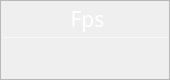
                   <widget class="QFrame" name="Fps_QF">
                    <property name="minimumSize">
                     <size>
                      <width>170</width>
                      <height>80</height>
                     </size>
                    </property>
                    <property name="maximumSize">
                     <size>
                      <width>170</width>
                      <height>80</height>
                     </size>
                    </property>
                    <property name="toolTipDuration">
                     <number>0</number>
                    </property>
                    <property name="styleSheet">
                     <string notr="true">QFrame#Fps_QF{
color: rgb(255, 255, 255);
border-radius: 15px;
background-color: qradialgradient(cx:0, cy:0, radius:1, fx:0.1, fy:0.1, stop:0 rgb(24, 32, 55),  stop:1 rgb(24, 32, 55));
border: 1px outset rgb(153, 117, 219)
}
</string>
                    </property>
                    <property name="frameShape">
                     <enum>QFrame::StyledPanel</enum>
                    </property>
                    <property name="frameShadow">
                     <enum>QFrame::Raised</enum>
                    </property>
                    <layout class="QVBoxLayout" name="verticalLayout_11" stretch="0,0,0">
                     <property name="spacing">
                      <number>0</number>
                     </property>
                     <property name="leftMargin">
                      <number>0</number>
                     </property>
                     <property name="topMargin">
                      <number>0</number>
                     </property>
                     <property name="rightMargin">
                      <number>0</number>
                     </property>
                     <property name="bottomMargin">
                      <number>0</number>
                     </property>
                     <item>
                      <widget class="QFrame" name="Fps_top">
                       <property name="styleSheet">
                        <string notr="true">border:none</string>
                       </property>
                       <property name="frameShape">
                        <enum>QFrame::StyledPanel</enum>
                       </property>
                       <property name="frameShadow">
                        <enum>QFrame::Raised</enum>
                       </property>
                       <layout class="QHBoxLayout" name="horizontalLayout_8">
                        <property name="spacing">
                         <number>0</number>
                        </property>
                        <property name="leftMargin">
                         <number>0</number>
                        </property>
                        <property name="topMargin">
                         <number>3</number>
                        </property>
                        <property name="rightMargin">
                         <number>7</number>
                        </property>
                        <property name="bottomMargin">
                         <number>3</number>
                        </property>
                        <item>
                         <widget class="QLabel" name="label_7">
                          <property name="maximumSize">
                           <size>
                            <width>16777215</width>
                            <height>30</height>
                           </size>
                          </property>
                          <property name="font">
                           <font>
                            <family>Technic</family>
                            <pointsize>16</pointsize>
                            <weight>50</weight>
                            <italic>false</italic>
                            <bold>false</bold>
                           </font>
                          </property>
                          <property name="styleSheet">
                           <string notr="true">color: rgb(255, 255, 255);
padding-left:12px;
font: 16pt&quot;Technic&quot;;</string>
                          </property>
                          <property name="midLineWidth">
                           <number>-1</number>
                          </property>
                          <property name="text">
                           <string>Fps</string>
                          </property>
                          <property name="alignment">
                           <set>Qt::AlignCenter</set>
                          </property>
                          <property name="wordWrap">
                           <bool>false</bool>
                          </property>
                          <property name="indent">
                           <number>0</number>
                          </property>
                         </widget>
                        </item>
                       </layout>
                      </widget>
                     </item>
                     <item>
                      <widget class="Line" name="line_4">
                       <property name="maximumSize">
                        <size>
                         <width>16777215</width>
                         <height>1</height>
                        </size>
                       </property>
                       <property name="styleSheet">
                        <string notr="true">background-color: rgba(255, 255, 255, 89);</string>
                       </property>
                       <property name="orientation">
                        <enum>Qt::Horizontal</enum>
                       </property>
                      </widget>
                     </item>
                     <item>
                      <widget class="QFrame" name="Fps_bottom">
                       <property name="styleSheet">
                        <string notr="true">border:none</string>
                       </property>
                       <property name="frameShape">
                        <enum>QFrame::StyledPanel</enum>
                       </property>
                       <property name="frameShadow">
                        <enum>QFrame::Raised</enum>
                       </property>
                       <layout class="QVBoxLayout" name="verticalLayout_12">
                        <property name="spacing">
                         <number>0</number>
                        </property>
                        <property name="leftMargin">
                         <number>0</number>
                        </property>
                        <property name="topMargin">
                         <number>6</number>
                        </property>
                        <property name="rightMargin">
                         <number>0</number>
                        </property>
                        <property name="bottomMargin">
                         <number>6</number>
                        </property>
                        <item>
                         <widget class="QLabel" name="fps_label">
                          <property name="minimumSize">
                           <size>
                            <width>0</width>
                            <height>30</height>
                           </size>
                          </property>
                          <property name="maximumSize">
                           <size>
                            <width>16777215</width>
                            <height>30</height>
                           </size>
                          </property>
                          <property name="font">
                           <font>
                            <family>Microsoft YaHei UI</family>
                            <pointsize>17</pointsize>
                            <weight>50</weight>
                            <italic>false</italic>
                            <bold>false</bold>
                            <underline>false</underline>
                           </font>
                          </property>
                          <property name="styleSheet">
                           <string notr="true">color: rgb(255, 255, 255);
font: 17pt &quot;Microsoft YaHei UI&quot;;</string>
                          </property>
                          <property name="text">
                           <string/>
                          </property>
                          <property name="alignment">
                           <set>Qt::AlignCenter</set>
                          </property>
                         </widget>
                        </item>
                       </layout>
                      </widget>
                     </item>
                    </layout>
                   </widget>
